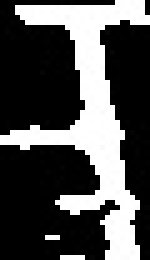
#> input picture Quiz2/Letras/T/19-35-4204-15-193877 - copia.jpg, 30 x 52 px, given in place of test_200.png, which was not available (shown 5 times larger)
$ python Validador.py
#> lines starting #> are read from the running program, lines starting #| are printed output that depends on the picture; after the words box and inside, x2 and y2 are one past the last pixel; in counts of white or black regions, pixels touching at a corner belong together; pictures that were not available may be replaced by others from this repository, and a replacement may not be noted
import cv2 as cv
import numpy as np
from glob import glob
import joblib
import xlsxwriter as xw

model_mlpc = joblib.load('model_mlpc.pkl')  # Cargo el modelo
#> (reads Quiz2/model_mlpc.pkl from the repository)
model_ssc = joblib.load('model_ssc.pkl')
#> (reads Quiz2/model_ssc.pkl from the repository)

j = 1
m = 3
n = 3
k = np.ones((m, n), np.uint8)

#imgPath = 'Prueba5.jpeg'
imgPath = 'Test/test_200/test_200.png'

imgColor = cv.imread(imgPath, 1)
#> imgColor is the input picture: shape (52, 30, 3); min 0, max 255, mean 80.3
img = cv.imread(imgPath, 0)
#> img: shape (52, 30); min 0, max 255, mean 80.3

ret, imgBin = cv.threshold(img, 0, 255, cv.THRESH_BINARY+cv.THRESH_OTSU)
#> imgBin: shape (52, 30); 31.5% white; 3 white regions (2 under 20 px), largest, box (x1, y1, x2, y2) and area: (0, 0, 30, 52) 483
#> ret = 6
img_dilate = cv.dilate(imgBin.copy(), kernel=k, iterations=j)
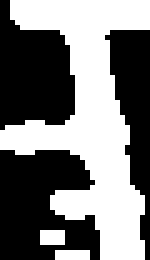
#> img_dilate: shape (52, 30) (shown 5 times larger); 47.5% white; 3 white regions (2 under 20 px)


# encontrar y almacenar contornos
contours, hierarchy = cv.findContours(img_dilate.copy(), cv.RETR_EXTERNAL, cv.CHAIN_APPROX_NONE)
#> contours = 3 contours, 2 with area under 20; largest, box (x1, y1, x2, y2) and area: (0, 0, 30, 52) 616
letra = ''
for cnt in contours:
    #Ajuste del contorno de la Imagen Test
    x, y, w, h = cv.boundingRect(cnt)
    area = cv.contourArea(cnt)
    if(area > 500):
        imgroi = imgColor[y:(y+h),x:(x+w)]
        imgroiResize = cv.resize(imgroi, (30,60))
        imgroiBinary = imgBin[y:(y+h),x:(x+w)]
        imgroiBinaryR = cv.resize(imgroiBinary,(30,60))
        cv.imshow('img', imgroiBinaryR)
        cv.waitKey(0)

        #Contorno de la imagen ajustada
        contour2, hierarchy2 = cv.findContours(imgroiBinaryR.copy(), cv.RETR_EXTERNAL, cv.CHAIN_APPROX_NONE)
        for cnt2 in contour2:
            x1, y1, w1, h1 = cv.boundingRect(cnt2)
            area2 = cv.contourArea(cnt2)
            if(area > 500):
                cv.rectangle(imgColor, (x, y), (x+w, y+h), (255, 255, 0), 2)
                per = cv.arcLength(cnt2, True)  # Perimetro
                ra = w/h  # Relacicion de aspecto
                com = area / (pow(per, 2))  # Compacidad
                rec = area/(w*h)  # Rectangularidad
                mom = cv.moments(cnt2)  # Momentos
                HU = cv.HuMoments(mom)  # Momentos hu
                ex = area/(w*h)  # Extension
                cx = float(mom['m10']/mom['m00'])  # Centroide x
                cy = float(mom['m01']/mom['m00'])  # Centroide y
                hull = cv.convexHull(cnt2)
                hull_area = cv.contourArea(hull)  # Area envoltura convexa
                sol = float(area)/hull_area  # Solidez
                de = np.sqrt(4*area/np.pi)  # Diametro equivalente
                _, (MA, ma), angle = cv.fitEllipse(cnt2)  # eje mayor, eje menor, angulo

                # puntos extremos
                left = tuple(cnt2[cnt2[:, :, 0].argmin()][0])
                right = tuple(cnt2[cnt2[:, :, 0].argmax()][0])
                sup = tuple(cnt2[cnt2[:, :, 1].argmin()][0])
                inf = tuple(cnt2[cnt2[:, :, 1].argmax()][0])

                vectorCaract = np.array([area, per, com, rec, HU[0, 0], HU[1, 0], HU[2, 0], HU[3, 0], HU[4, 0], HU[5, 0],
                                        HU[6, 0], cx, cy, ex, hull_area, sol, de, MA, ma, angle, left[1],
                                        right[1], sup[0], inf[0]], dtype=np.float32)

                vectorCaract = vectorCaract.reshape(1, -1)
                vectorCaract = model_ssc.transform(vectorCaract)
                result = model_mlpc.predict(vectorCaract.reshape(1, -1))

                if(result == 0):  # Lleva las comillas porque es un string
                    letra = 'T'
                if(result == 1):  # Lleva las comillas porque es un string
                    letra = 'R'
                if(result == 2):  # Lleva las comillas porque es un string
                    letra = 'A'
                if(result == 3):  # Lleva las comillas porque es un string
                    letra = 'E'
                if(result == 4):  # Lleva las comillas porque es un string
                    letra = 'S'
                if(result == 5):  # Lleva las comillas porque es un string
                    letra = 'I'
                if(result == 6):  # Lleva las comillas porque es un string
                    letra = 'G'
                if(result == 7):  # Lleva las comillas porque es un string
                    letra = 'C'
                if(result == 8):  # Lleva las comillas porque es un string
                    letra = 'D'
                if(result == 9):  # Lleva las comillas porque es un string
                    letra = 'Z'

        cv.putText(imgColor, letra, (x+w-25, y+h+50),cv.FONT_HERSHEY_SIMPLEX, 0.7, (255, 255, 255), 2, cv.LINE_AA)
        cv.imshow('img', imgColor)
        cv.waitKey(0)
#> this loop made 3 passes
#> (x, y, w, h, area) on pass 3: (0, 0, 30, 52, 616.5)
#> pass 3, `imgroiResize = cv.resize(imgroi, (30,60))`:
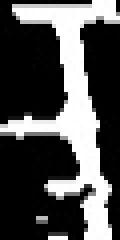
#> imgroiResize: shape (60, 30, 3) (shown 4 times larger); min 0, max 255, mean 80.2
#> after the loop:
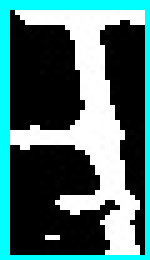
#> imgColor: shape (52, 30, 3) (shown 5 times larger); 15.19% of pixels changed, all inside (x1, y1, x2, y2) = (0, 0, 30, 52)
